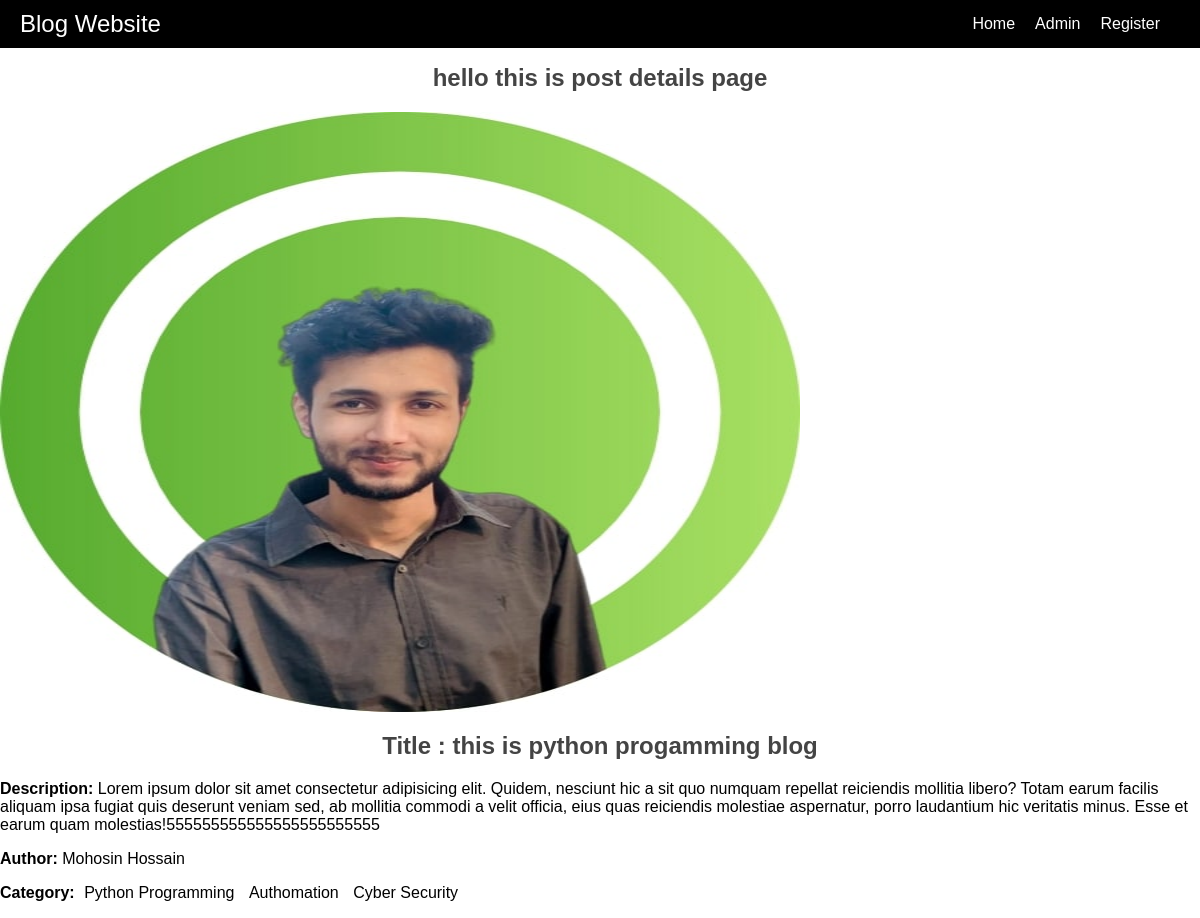
The app's page /post/details/3/ with its own data.
### posts/models.py (models this page shows, shortened)
class Post(models.Model):
    name = models.CharField(max_length=50)
    content = models.TextField()
    category = models.ManyToManyField(Category)
    author = models.ForeignKey(User, on_delete=models.CASCADE)
    image = models.ImageField(
        upload_to='uploads/', blank=True, null=True)

### categories/models.py (models this page shows, shortened)
class Category(models.Model):
    name = models.CharField(max_length=100)
    slug = models.SlugField(max_length=100, unique=True, null=True, blank=True)

### posts/views.py (the view)
# urls.py: path('details/<int:id>/', views.DetailsPostView.as_view(), name='details_post'),
class DetailsPostView(DetailView):
    model = Post
    pk_url_kwarg = 'id'
    template_name = 'posts/post_details.html'

### posts/templates/posts/post_details.html (shortened to what this page needs)
{% extends 'base.html' %} {% block content %}
<h1>hello this is post details page</h1>
<div class="card-container">
    <div class="card">
        <img style="width: 800px; height: 600px;" src="{{ post.image.url }}" alt="this is image">
        <div class="card-header">
          <h1 class="title">Title : {{ post.name }} </h1>
        </div>
        <div class="card-content">
          <p><strong>Description:</strong> {{ post.content }}</p>
          <p><strong>Author:</strong> {{ post.author.first_name }} {{ post.author.last_name }}</p>
            <strong>Category:</strong>
            {% for categories in post.category.all %}
            <span class="category" style="margin: 5px; border-radius: 5px;">{{ categories.name }}</span>
            {% endfor %}
        </div>
      </div>
</div>
{% endblock %}

### static/css/home/navbar.css (style rules this page uses)
body { margin: 0; padding: 0; font-family: Arial, sans-serif; }

### static/css/home/author.css (style rules this page uses)
h1 { margin-bottom: 20px; font-size: 24px; text-align: center; color: #444; }

### records on screen
Post: image (picture), name "this is python progamming blog", content "Lorem ipsum dolor sit amet consectetur adipisicing elit. Quidem, nesciunt hic a sit quo numquam repellat reiciendis mollitia libero? Totam earum facilis aliquam ipsa fugiat quis deserunt veniam sed, ab mollitia commodi a velit officia, eius quas reiciendis molestiae aspernatur, porro laudantium hic veritatis minus. Esse et earum quam molestias!555555555555555555555555", author.first_name "Mohosin", author.last_name "Hossain"
Category: name "Python Programming"
Category: name "Authomation"
Category: name "Cyber Security"
